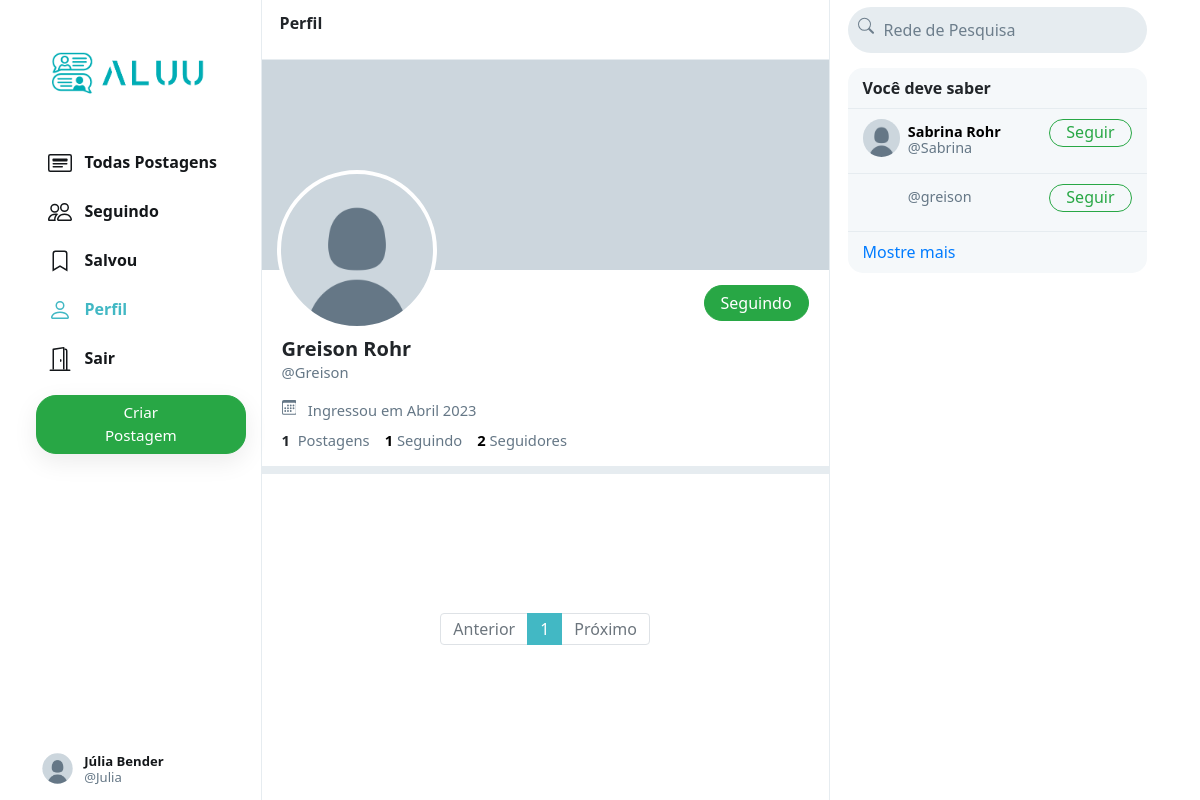
Page /Greison (signed in) on the committed database.
### network/models.py (models this page shows, shortened)
class User(AbstractUser):
    profile_pic = models.ImageField(upload_to='profile_pic/')
    bio = models.TextField(max_length=160, blank=True, null=True)
    cover = models.ImageField(upload_to='covers/', blank=True)
    role = models.CharField(max_length=20, blank=True)

### network/views.py (the view)
# urls.py: path("<str:username>", views.profile, name='profile'),
def profile(request, username):
    user = User.objects.get(username=username)
    all_posts = Post.objects.filter(creater=user).order_by('-date_created')
    paginator = Paginator(all_posts, 10)
    page_number = request.GET.get('page')
    if page_number == None:
        page_number = 1
    posts = paginator.get_page(page_number)
    followings = []
    suggestions = []
    follower = False
    if request.user.is_authenticated:
        followings = Follower.objects.filter(
            followers=request.user).values_list('user', flat=True)
        suggestions = User.objects.exclude(pk__in=followings).exclude(
            username=request.user.username).order_by("?")[:6]
        if request.user in Follower.objects.get(user=user).followers.all():
            follower = True
    follower_count = Follower.objects.get(user=user).followers.all().count()
    following_count = Follower.objects.filter(followers=user).count()
    return render(request, 'network/profile.html', {
        "username": user,
        "posts": posts,
        "posts_count": all_posts.count(),
        "suggestions": suggestions,
        "page": "profile",
        "is_follower": follower,
        "follower_count": follower_count,
        "following_count": following_count
    })

### network/templates/network/profile.html (shortened to what this page needs)
{% extends 'network/index.html' %}
{% load static %}
{% block profile %}
    <div class="profile-view" data-user="{{username.username}}">
        <div class="cover-image" style="background-image: url(/network/media/{{username.cover}})"></div>
        <div class="profile-image" style="background-image: url(/network/media/{{username.profile_pic}})"></div>
        <div class="profile-details">
            <div>
                {% if user.username == username.username %}
                    <button class="btn btn-outline-success float-right" id="edit-profile-btn">Editar Perfil</button>
                {% elif is_follower %}
                    <button class="btn btn-success float-right" onclick="unfollow_user(this,'{{username.username}}','edit_page')" id="following-btn">Seguindo</button>
                {% else %}
                    <button class="btn btn-outline-success float-right" onclick="follow_user(this,'{{username.username}}','edit_page')" id="follow-btn">Seguir</button>
                {% endif %}
            </div>
            <div class="details-data">
                <h5>{{username.first_name}} {{username.last_name}}</h5>
                <div class="grey">@{{username.username}}</div>
                <div class="grey" style="padding: 8px 0px;">
                    &nbsp; Ingressou em {{username.date_joined | date:"F Y"}}
                </div>
                <div>
                    <strong>
                        {{posts_count}}
                    </strong>
                    &nbsp;<span class="grey">Postagens</span>
                    <a href="#">
                        <strong id="following__count">{{following_count | default:0}}</strong>&nbsp;<span class="grey">Seguindo</span>
                    </a>
                    <a href="#">
                        <strong id="follower__count">{{follower_count | default:0}}</strong>&nbsp;<span class="grey">Seguidores</span>
                    </a>
                </div>
            </div>
        </div>
    </div>
    <div class="space"></div>
{% endblock %}

### network/templates/network/index.html (shortened to what this page needs)
{% extends "network/layout.html" %}
{% load static %}
{% block body %}
    <div class="main-div">
        <div class="left-div">
            <nav class="head heading">
                {% if page == 'all_posts' %}
                    Todas Postagens
                {% elif page == 'following' %}
                    Seguindo
                {% elif page == 'saved' %}
                    Salvou
                {% elif page == 'profile' %}
                    Perfil
                {% else %}
                    Explorar
                {% endif %}
            </nav>
            <div class="left-div-content">
                <div class="posts-view">
                    {% block profile %}
                    {% endblock %}
                    <div class="main-div-content">
                        <nav aria-label="Page navigation example" class="pagination-bar">
                            <ul class="pagination justify-content-center">
                                {% if posts.has_previous %}
                                    <li class="page-item">
                                        <a class="page-link" href="?page={{ posts.previous_page_number | default:1}}" tabindex="-1" aria-disabled="true">Anterior</a>
                                    </li>
                                {% else %}
                                    <li class="page-item disabled">
                                        <a class="page-link" href="" tabindex="-1" aria-disabled="true">Anterior</a>
                                    </li>
                                {% endif %}
                                {% for each in posts.paginator.page_range %}
                                    {% if each == posts.number %}
                                        <li class="page-item active"><a class="page-link" href="?page={{each}}">{{each}}</a></li>
                                    {% else %}
                                        <li class="page-item"><a class="page-link" href="?page={{each}}">{{each}}</a></li>
                                    {% endif %}
                                {% endfor %}
                                {% if posts.has_next %}
                                    <li class="page-item">
                                        <a class="page-link" href="?page={{ posts.next_page_number }}">Próximo</a>
                                    </li>
                                {% else %}
                                    <li class="page-item disabled">
                                        <a class="page-link" href="">Próximo</a>
                                    </li>
                                {% endif %}
                            </ul>
                          </nav>
                    </div>
                </div>
            </div>
        </div>
    </div>
{% endblock %}

### network/templates/network/layout.html (shortened to what this page needs)
{% load static %}
<!DOCTYPE html>
<html lang="pt-br">
    <head>
        <link rel="stylesheet" href="https://stackpath.bootstrapcdn.com/bootstrap/4.4.1/css/bootstrap.min.css">
        <link href="{% static 'network/styles.css' %}" rel="stylesheet">
    </head>
    <body>
        <div class="body" data-page="{{page}}">
            <div class="sidenav">
                <a href="{% url 'index' %}" class="navbar-brand">
                    <img src="{% static 'network/Images/logo-aluu.png' %}" style="width: 100%">
                </a>
                <div style="width: 100%">
                    <div>
                        <div>
                            <ul>
                                <li class="nav-item" id="all_posts">
                                <a href="{% url 'index' %}" class="nav-link">
                                    <div style="width: 100%">
                                        &nbsp;&nbsp;Todas Postagens
                                    </div>
                                </a>
                                </li>
                                {% if user.is_authenticated %}
                                    <li class="nav-item" id="following">
                                        <a href="{% url 'following' %}" class="nav-link">
                                            <div>
                                                &nbsp;&nbsp;Seguindo
                                            </div>
                                        </a>
                                    </li>
                                    <li class="nav-item" id="saved">
                                        <a href="{% url 'saved' %}" class="nav-link">
                                            <div>
                                                <svg width="1.5em" height="1.5em" viewBox="0 0 16 16" class="bi bi-bookmark" fill="currentColor" xmlns="http://www.w3.org/2000/svg">
                                                    <path fill-rule="evenodd" d="M8 12l5 3V3a2 2 0 0 0-2-2H5a2 2 0 0 0-2 2v12l5-3zm-4 1.234l4-2.4 4 2.4V3a1 1 0 0 0-1-1H5a1 1 0 0 0-1 1v10.234z"/>
                                                  </svg>
                                                &nbsp;&nbsp;Salvou
                                            </div>
                                        </a>
                                    </li>
                                    <li class="nav-item" id="profile">
                                        <a href="{% url 'profile' user.username %}" class="nav-link">
                                            <div>
                                                &nbsp;&nbsp;Perfil
                                            </div>
                                        </a>
                                    </li>
                                    <li class="nav-item" id="logout">
                                        <a href="{% url 'logout' %}" class="nav-link">
                                            <div>
                                                &nbsp;&nbsp;Sair
                                            </div>
                                        </a>
                                    </li>
                                {% endif %}
                            </ul>
                        </div>
                        {% if user.is_authenticated %}
                            <button id="popup-btn" class="btn btn-success new-post-btn" onclick="createpost()">Criar Postagem</button>
                        {% endif %}
                    </div>
                    <div style="position: absolute; bottom: 10px;">
                        {% if user.is_authenticated %}
                            <li class="nav-item sidenav-user">
                                <a href="{% url 'profile' user.username %}" class="nav-link">
                                    <div class="user_account">
                                        <div class="small-profilepic" style="float: left; background-image: url(/network/media/{{user.profile_pic}})"></div>
                                        <div style="height: 2.7vw; margin: auto;">
                                            <div style="margin-top: 4px;"><strong>{{user.first_name}} {{user.last_name}}</strong></div>
                                            <div class="grey" style="margin-top: 4px;">@{{ user.username }}</div>
                                        </div>
                                    </div>
                                </a>
                            </li>
                        {% endif %}
                    </div>
                </div>
            </div>
            {% block body %}
            {% endblock %}
            <div class="right-div">
                <nav class="head">
                    <form action="#">
                        <div class="search-div">
                            <div>
                            </div>
                            <input type="text" name="query" id="search-box" placeholder="Rede de Pesquisa">
                        </div>
                    </form>
                </nav>
                <div class='right-div-content'>
                    <div class="space" style="background-color: white;"></div>
                    {% if user.is_authenticated %}
                        <div class="suggestion-box">
                            <div class="suggestion-header">
                                Você deve saber
                            </div>
                            {% for suggestion in suggestions %}
                                <div class="suggestion-user">
                                    <div>
                                        <a href="{% url 'profile' suggestion.username %}">
                                            <div class="small-profilepic" style="background-image: url(/network/media/{{suggestion.profile_pic}})"></div>
                                        </a>
                                    </div>
                                    <div class="user-details">
                                        <a href="{% url 'profile' suggestion.username %}">
                                            <div id="user-name">
                                                <strong>
                                                    {{suggestion.first_name}} {{suggestion.last_name}}
                                                </strong>
                                            </div>
                                            <div class="grey">@{{suggestion.username}}</div>
                                        </a>
                                    </div>
                                    <div>
                                        <button class="btn btn-outline-success" type="button" onclick="follow_user(this,'{{suggestion.username}}','suggestion')">Seguir</button>
                                    </div>
                                </div>
                            {% empty %}
                                    <div style="text-align: center; border-bottom: .5px solid #e6ecf0; padding: 10px 15px;">
                                        <span class="grey" style="font-size: .9em;">Nenhuma sugestão disponível.</span>
                                    </div>
                            {% endfor %}
                            <div class="suggestion-footer">
                                <a href="#">Mostre mais</a>
                            </div>
                        </div>
                    {% endif %}
                </div>
            </div>
        </div>
    </body>
</html>

### rows in the picture
User: profile_pic (placeholder picture), first_name "Júlia", last_name "Bender", username "Julia"
User: profile_pic (placeholder picture), first_name "Greison", last_name "Rohr", username "Greison", date_joined "Abril 2023"
User: profile_pic (placeholder picture), first_name "Sabrina", last_name "Rohr", username "Sabrina"
User: username "greison"

### other values in the picture
{{ posts_count }} "1"
{{ following_count | default:0 }} "1"
{{ follower_count | default:0 }} "2"
{{ each }} "1"
